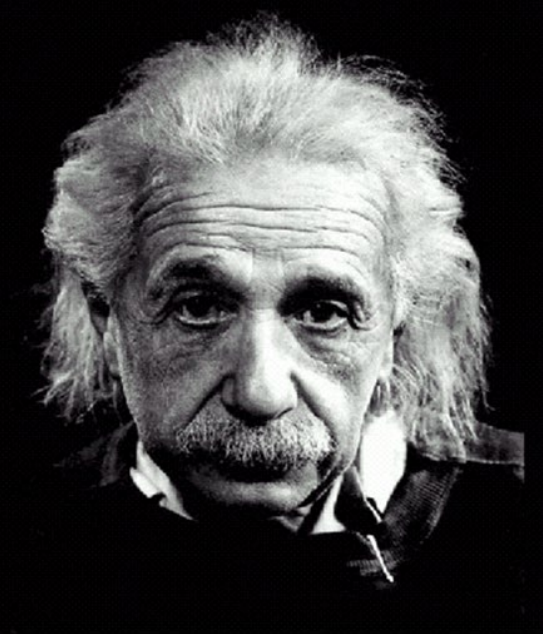
#> input picture greygraph.png, 543 x 634 px
$ jupyter execute test5.ipynb
#> lines starting #> are read from the running program, lines starting #| are printed output that depends on the picture; after the words box and inside, x2 and y2 are one past the last pixel; in counts of white or black regions, pixels touching at a corner belong together
# 实验五

使用python实现维纳滤波。

[cell 1]
import matplotlib.pyplot as graph
import numpy as np
from numpy import fft
import math
import cv2

[cell 2]
# 仿真运动模糊
def motion_process(image_size,motion_angle):
    PSF = np.zeros(image_size)
    print(image_size)
    center_position=(image_size[0]-1)/2
    print(center_position)

    slope_tan=math.tan(motion_angle*math.pi/180)
    slope_cot=1/slope_tan

    if slope_tan<=1:
        for i in range(15):
            offset=round(i*slope_tan) #((center_position-i)*slope_tan)
            PSF[int(center_position+offset),int(center_position-offset)]=1
        return PSF / PSF.sum() #对点扩散函数进行归一化亮度
    else:
        for i in range(15):
            offset=round(i*slope_cot)
            PSF[int(center_position-offset),int(center_position+offset)]=1
        return PSF / PSF.sum()

#对图片进行运动模糊
def make_blurred(input, PSF, eps):
    input_fft = fft.fft2(input)# 进行二维数组的傅里叶变换
    PSF_fft = fft.fft2(PSF)+ eps
    blurred = fft.ifft2(input_fft * PSF_fft)
    blurred = np.abs(fft.fftshift(blurred))
    return blurred

def inverse(input, PSF, eps):  # 逆滤波
    input_fft = fft.fft2(input)
    PSF_fft = fft.fft2(PSF) + eps #噪声功率，这是已知的，考虑epsilon
    result = fft.ifft2(input_fft / PSF_fft) #计算F(u,v)的傅里叶反变换
    result = np.abs(fft.fftshift(result))
    return result

def wiener(input,PSF,eps,K=0.01):  #维纳滤波，K=0.01
    input_fft=fft.fft2(input)
    PSF_fft=fft.fft2(PSF) +eps
    PSF_fft_1=np.conj(PSF_fft) /(np.abs(PSF_fft)**2 + K)
    result=fft.ifft2(input_fft * PSF_fft_1)
    result=np.abs(fft.fftshift(result))
    return result

[cell 3]
image = cv2.imread('greygraph.png')
#> image is the input picture: shape (634, 543, 3); mean B, G, R 73.6, 73.4, 73.7
image = cv2.cvtColor(image,cv2.COLOR_BGR2GRAY)
#> image: shape (634, 543)
img_h=image.shape[0]
#> img_h = 634
img_w=image.shape[1]
#> img_w = 543
graph.figure(1)
graph.xlabel("Original Image")
graph.gray()
graph.imshow(image)  #显示原图像

graph.figure(2)
graph.gray()
#进行运动模糊处理
PSF = motion_process((img_h,img_w), 60)
blurred = np.abs(make_blurred(image, PSF, 1e-3))
#> in make_blurred, `PSF_fft = fft.fft2(PSF)+ eps`:
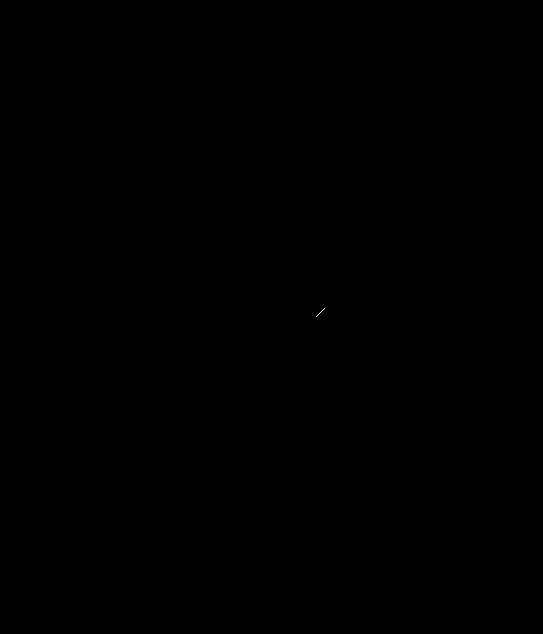
#> PSF: shape (634, 543) float64; values 0 (black) and 0.111 (white), 0% white in thin lines or dots, all inside (x1, y1, x2, y2) = (316, 308, 325, 317)
#> in make_blurred, `blurred = np.abs(fft.fftshift(blurred))`:
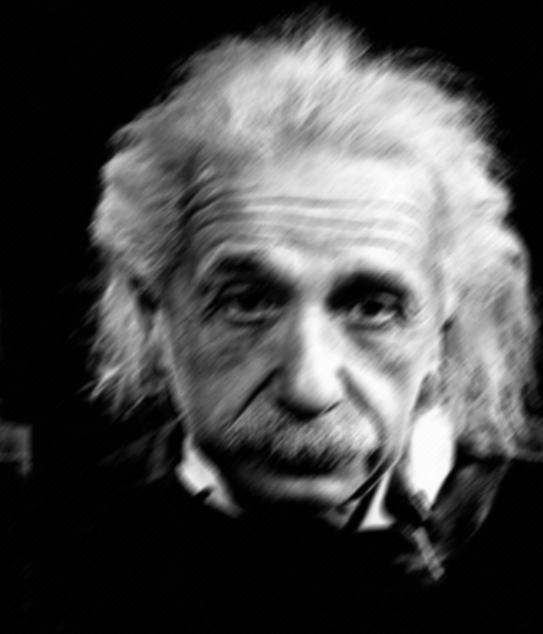
#> blurred: shape (634, 543) float64; min 1.95e-14, max 253.9, mean 73.6

graph.subplot(231)
graph.xlabel("Motion blurred")
graph.imshow(blurred)

result = inverse(blurred, PSF, 1e-3) #逆滤波
#> in inverse, `result = np.abs(fft.fftshift(result))`:
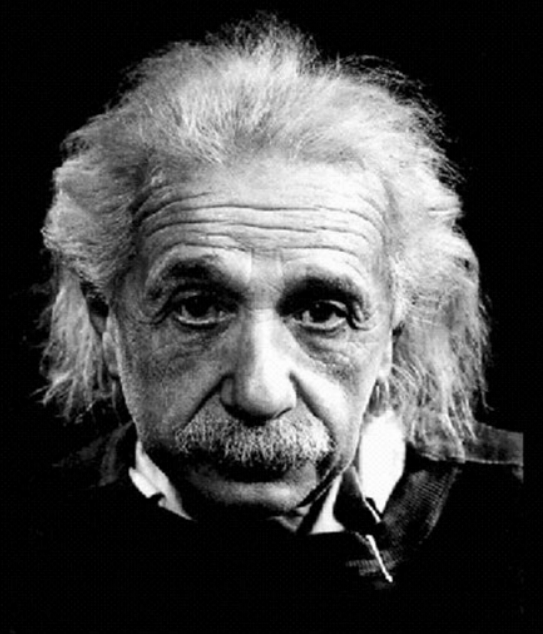
#> result: shape (634, 543) float64; min 4.6e-14, max 255, mean 73.5; drawn with min black and max white
graph.subplot(232)
graph.xlabel("inverse deblurred")
graph.imshow(result)

result=wiener(blurred,PSF,1e-3)  #维纳滤波
#> in wiener, `result=np.abs(fft.fftshift(result))`:
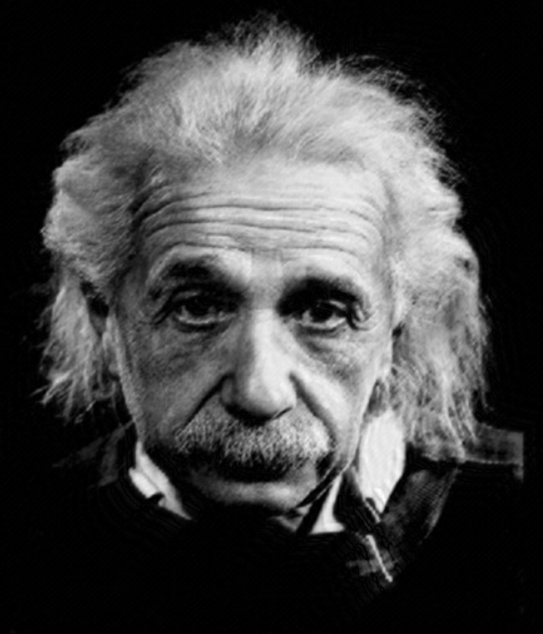
#> result: shape (634, 543) float64; min 5.98e-07, max 275.5, mean 73.1; drawn with min black and max white
graph.subplot(233)
graph.xlabel("wiener deblurred(k=0.01)")
graph.imshow(result)

blurred_noisy=blurred + 0.1 * blurred.std() * \
   np.random.standard_normal(blurred.shape) #添加噪声,standard_normal产生随机的函数
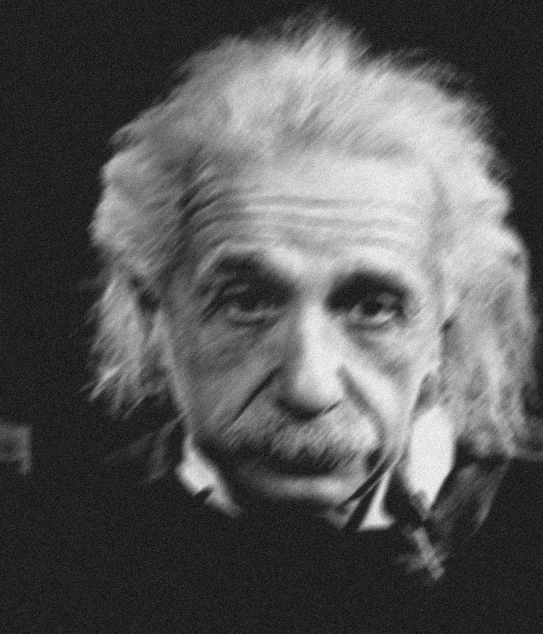
#> blurred_noisy: shape (634, 543) float64; min -39.82, max 281.6, mean 73.6; drawn with min black and max white

graph.subplot(234)
graph.xlabel("motion & noisy blurred")
graph.imshow(blurred_noisy)  #显示添加噪声且运动模糊的图像

result = inverse(blurred_noisy, PSF, 0.1+1e-3) #对添加噪声的图像进行逆滤波
#> call 2 of inverse, with eps = 0.101
#> in inverse (call 2), `result = np.abs(fft.fftshift(result))`:
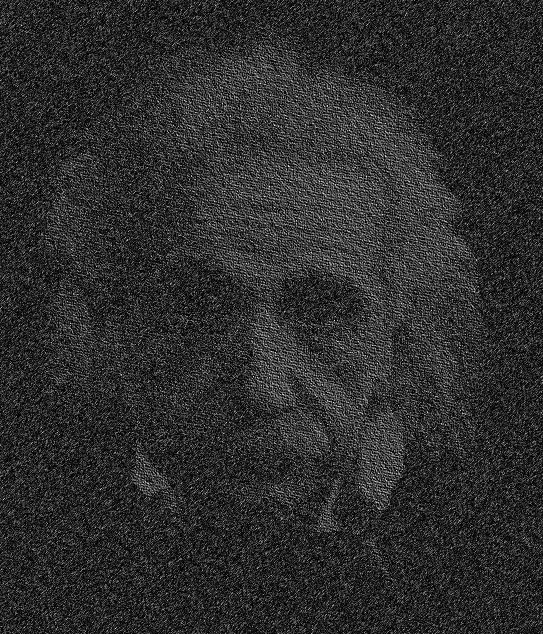
#> result: shape (634, 543) float64; min 0.00139, max 886.1, mean 162.3; drawn with min black and max white
graph.subplot(235)
graph.xlabel("inverse deblurred")
graph.imshow(result)

result=wiener(blurred_noisy,PSF,0.1+1e-3)   #对添加噪声的图像进行维纳滤波
#> call 2 of wiener, with eps = 0.101, K = 0.01
#> in wiener (call 2), `result=np.abs(fft.fftshift(result))`:
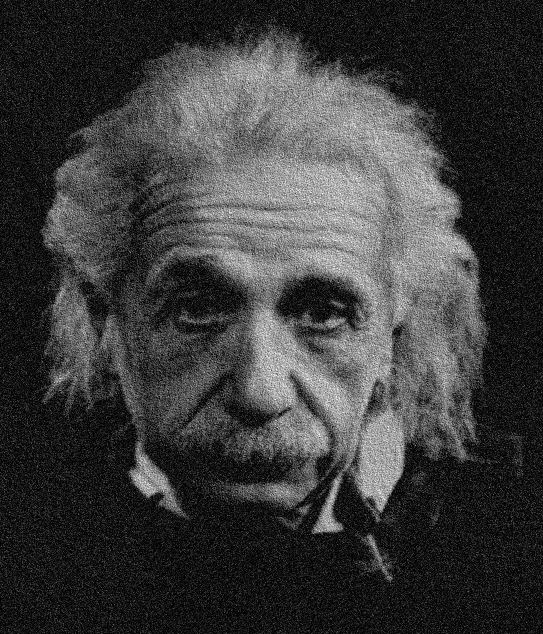
#> result: shape (634, 543) float64; min 0.000113, max 362.8, mean 85.5; drawn with min black and max white
graph.subplot(236)
graph.xlabel("wiener deblurred(k=0.01)")
graph.imshow(result)

graph.show()
